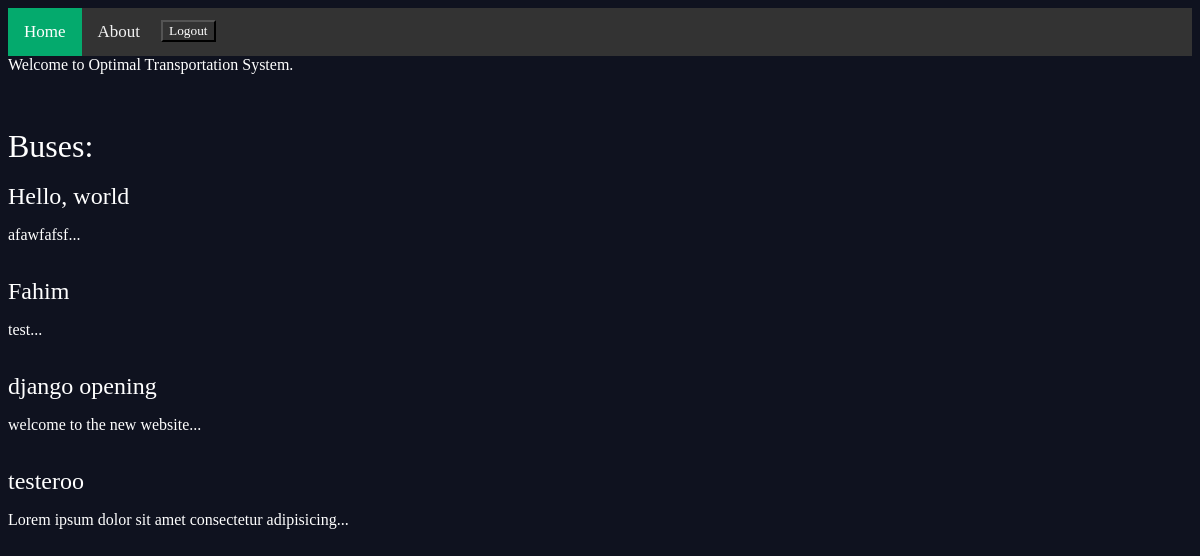
/main/ (signed in), run on an earlier commit of the app's database.
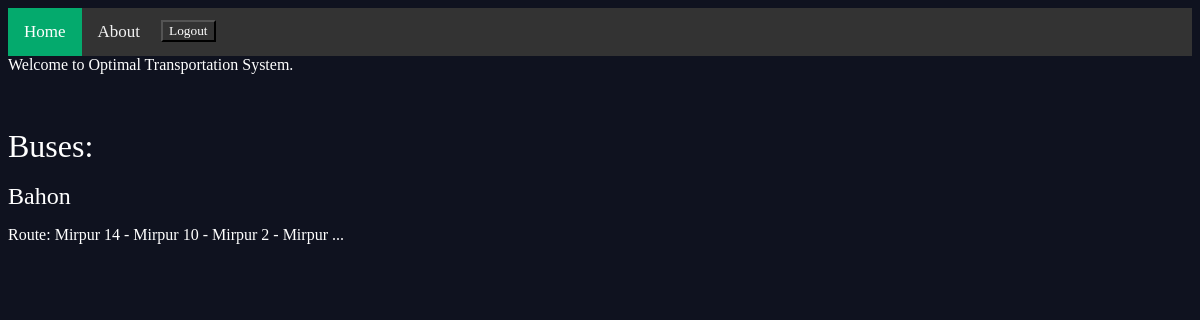
And on a later commit of the database.
### main/models.py (models this page shows, shortened)
class Article(models.Model):
    title = models.CharField(max_length=100)
    slug = models.SlugField()
    body = models.TextField()
    date = models.DateTimeField(auto_now_add=True)
    def snippet(self):
        return self.body[:50] + "..."

### main/views.py (the view)
@login_required(login_url="/accounts/login/")
def homepage(request):
    buses = Article.objects.all().order_by('date')
    return render(request, 'main/homepage.html', {'articles': buses})

### main/templates/main/homepage.html
{% extends 'base_layout.html' %}
{% block content %}
<marquee scrollamount="20" height="20">Welcome to Optimal Transportation System.</marquee>
<br />
<br />
<br />
    <div class="articles">
        <h1>Buses: </h1>
        <br >
        {% for article in articles %}
        <div class="article">
            <h2><a href="{% url 'articles:detail' slug=article.slug %}">{{ article.title }}</a></h2>
            <p>{{ article.snippet }}</p>
        </div>
        <br >
        {% endfor %}
    </div>
{% endblock %}

### templates/base_layout.html (shortened to what this page needs)
<!DOCTYPE html>
<html lang="en">
<head>
    <link rel="stylesheet" href="/static/style.css">
</head>
<body>
<div class="topnav">
        <a class="active" href="/main">Home</a>
        <a href="../about/">About</a>
        <nav>
            <form class="logout-link" action="{% url 'accounts:logout' %}" method="post">
                <button type="submit">Logout</button>
            </form>
        </nav>
    </div>
    <div class="Wrapper">
        {% block content %}
        {% endblock %}
    </div>
</body>
</html>

### assets/style.css (style rules this page uses)
body { background-color: #0f121f; background-image: url(bg-004.jpg); background-repeat: no-repeat; background-size: auto; color: #000000; }
body * { color: #fff; font-family: Ubuntu; }
h1,h2,h3,h4,h5 { font-weight: normal; margin: 0; }
a,a:hover, a:visited { color: #fff; text-decoration: none; }
nav { float: left; color: #f2f2f2; text-align: center; padding: 12px 5px 0px 5px; text-decoration: none; font-size: 15px; }
.topnav { background-color: #333; overflow: hidden; }
.topnav a { float: left; color: #f2f2f2; text-align: center; padding: 14px 16px; text-decoration: none; font-size: 17px; }
.topnav a.active { background-color: #04AA6D; color: white; }
button { background-color: #333; color: white; }

What changed in the data, as far as the page shows it:
removed Article: title "Hello, world", snippet "afawfafsf..."
removed Article: title "Fahim", snippet "test..."
removed Article: title "django opening", snippet "welcome to the new website..."
removed Article: title "testeroo", snippet "Lorem ipsum dolor sit amet consectetur adipisicing..."
added Article: title "Bahon", snippet "Route: Mirpur 14 - Mirpur 10 - Mirpur 2 - Mirpur ..."
